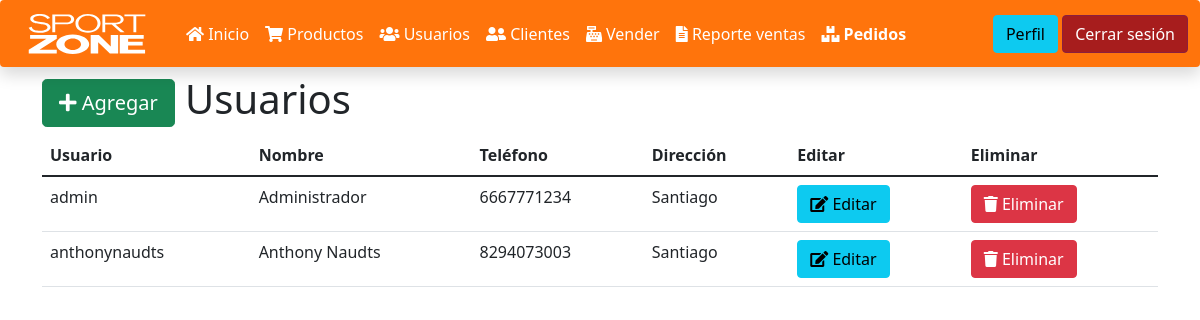
/usuarios.php (signed in), run on the app's committed database.
### tables this page shows
CREATE TABLE `usuarios` (
  `id` bigint(20) UNSIGNED NOT NULL,
  `usuario` varchar(50) NOT NULL,
  `nombre` varchar(60) NOT NULL,
  `telefono` varchar(25) NOT NULL,
  `direccion` varchar(255) NOT NULL,
  `password` varchar(255) NOT NULL
);

### funciones.php (called while the page is built, shortened)
<?php
function obtenerUsuarios(){
    $sentencia = "SELECT id, usuario, nombre, telefono, direccion FROM usuarios";
    return select($sentencia);
}
function select($sentencia, $parametros = []){
    $bd = conectarBaseDatos();
    $respuesta = $bd->prepare($sentencia);
    $respuesta->execute($parametros);
    return $respuesta->fetchAll();
}
function conectarBaseDatos() {
	$host = "localhost";
	$db   = "ventas_php";
	$user = "root";
	$pass = "";
	$charset = 'utf8mb4';
	$options = [
	    \PDO::ATTR_ERRMODE            => \PDO::ERRMODE_EXCEPTION,
	    \PDO::ATTR_DEFAULT_FETCH_MODE => \PDO::FETCH_OBJ,
	    \PDO::ATTR_EMULATE_PREPARES   => false,
	];
	$dsn = "mysql:host=$host;dbname=$db;charset=$charset";
	try {
	     $pdo = new \PDO($dsn, $user, $pass, $options);
	     return $pdo;
	} catch (\PDOException $e) {
	     throw new \PDOException($e->getMessage(), (int)$e->getCode());
	}
}

### usuarios.php (the view, shortened to what this page needs)
<?php
include_once "encabezado.php";
include_once "navbar.php";
include_once "funciones.php";
$usuarios = obtenerUsuarios();
?>
<div class="container">
    <h1>
        <a class="btn btn-success btn-lg" href="agregar_usuario.php">
            <i class="fa fa-plus"></i>
            Agregar
        </a>
        Usuarios
    </h1>
    <table class="table">
        <thead>
            <tr>
                <th>Usuario</th>
                <th>Nombre</th>
                <th>Teléfono</th>
                <th>Dirección</th>
                <th>Editar</th>
                <th>Eliminar</th>
            </tr>
        </thead>
        <tbody>
            <?php
            foreach($usuarios as $usuario){
            ?>
                <tr>
                    <td><?php echo $usuario->usuario; ?></td>
                    <td><?php echo $usuario->nombre; ?></td>
                    <td><?php echo $usuario->telefono; ?></td>
                    <td><?php echo $usuario->direccion; ?></td>
                    <td>
                        <a class="btn btn-info" href="editar_usuario.php?id=<?php echo $usuario->id; ?>">
                            <i class="fa fa-edit"></i>
                            Editar
                        </a>
                    </td>
                    <td>
                        <a class="btn btn-danger" href="eliminar_usuario.php?id=<?php echo $usuario->id; ?>">
                            <i class="fa fa-trash"></i>
                            Eliminar
                        </a>
                    </td>
                </tr>
            <?php } ?>
        </tbody>
    </table>
</div>

### data on the page
usuarios: usuario "admin", nombre "Administrador", telefono "6667771234", direccion "Santiago"
usuarios: usuario "anthonynaudts", nombre "Anthony Naudts", telefono "8294073003", direccion "Santiago"
